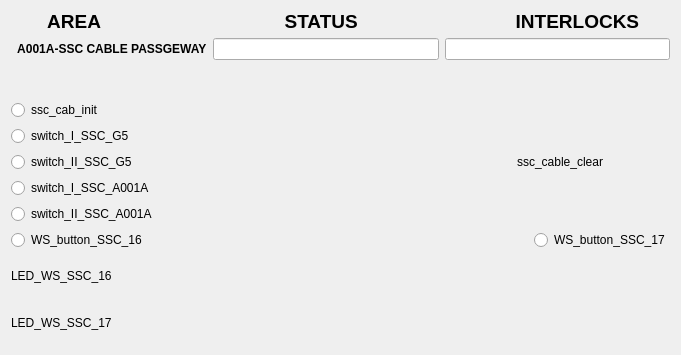
<?xml version="1.0" encoding="UTF-8"?>
<ui version="4.0">
 <class>Form</class>
 <widget class="QWidget" name="Form">
  <property name="geometry">
   <rect>
    <x>0</x>
    <y>0</y>
    <width>681</width>
    <height>355</height>
   </rect>
  </property>
  <property name="windowTitle">
   <string>Form</string>
  </property>
  <layout class="QVBoxLayout" name="verticalLayout_3">
   <item>
    <widget class="QLabel" name="label_4">
     <property name="maximumSize">
      <size>
       <width>16777215</width>
       <height>21</height>
      </size>
     </property>
     <property name="font">
      <font>
       <pointsize>14</pointsize>
       <weight>75</weight>
       <bold>true</bold>
      </font>
     </property>
     <property name="text">
      <string>       AREA                                   STATUS                              INTERLOCKS </string>
     </property>
    </widget>
   </item>
   <item>
    <layout class="QVBoxLayout" name="verticalLayout">
     <item>
      <layout class="QFormLayout" name="formLayout_2">
       <property name="fieldGrowthPolicy">
        <enum>QFormLayout::AllNonFixedFieldsGrow</enum>
       </property>
       <item row="0" column="0">
        <widget class="QLabel" name="label_2">
         <property name="font">
          <font>
           <weight>75</weight>
           <bold>true</bold>
          </font>
         </property>
         <property name="text">
          <string>  A001A-SSC CABLE PASSGEWAY</string>
         </property>
        </widget>
       </item>
       <item row="0" column="1">
        <layout class="QHBoxLayout" name="horizontalLayout">
         <item>
          <widget class="QELineEdit" name="qelineedit_2">
           <property name="alignment">
            <set>Qt::AlignCenter</set>
           </property>
           <property name="variable" stdset="0">
            <string>VCS:SSCCAB-CLR-STATS</string>
           </property>
           <property name="format" stdset="0">
            <enum>QELineEdit::Default</enum>
           </property>
          </widget>
         </item>
         <item>
          <widget class="QELineEdit" name="qelineedit">
           <property name="alignment">
            <set>Qt::AlignCenter</set>
           </property>
           <property name="variable" stdset="0">
            <string>VCS:SSCCAB-INTLCK-STATS</string>
           </property>
          </widget>
         </item>
        </layout>
       </item>
      </layout>
     </item>
    </layout>
   </item>
   <item>
    <layout class="QHBoxLayout" name="horizontalLayout_9">
     <item>
      <layout class="QVBoxLayout" name="verticalLayout_2">
       <item>
        <widget class="QERadioButton" name="qeradiobutton_6">
         <property name="text">
          <string>ssc_cab_init</string>
         </property>
         <property name="autoExclusive">
          <bool>false</bool>
         </property>
         <property name="variable" stdset="0">
          <string>VCS:SSCCAB-INIT</string>
         </property>
         <property name="format" stdset="0">
          <enum>QERadioButton::LocalEnumeration</enum>
         </property>
         <property name="pressText">
          <string>0</string>
         </property>
         <property name="releaseText">
          <string>1</string>
         </property>
        </widget>
       </item>
       <item>
        <widget class="QERadioButton" name="qeradiobutton_5">
         <property name="text">
          <string>switch_I_SSC_G5</string>
         </property>
         <property name="autoExclusive">
          <bool>false</bool>
         </property>
         <property name="variable" stdset="0">
          <string>VCS:SW-I-SSC-G5</string>
         </property>
         <property name="format" stdset="0">
          <enum>QERadioButton::LocalEnumeration</enum>
         </property>
         <property name="pressText">
          <string>0</string>
         </property>
         <property name="releaseText">
          <string>1</string>
         </property>
        </widget>
       </item>
       <item>
        <widget class="QERadioButton" name="qeradiobutton">
         <property name="text">
          <string>switch_II_SSC_G5</string>
         </property>
         <property name="autoExclusive">
          <bool>false</bool>
         </property>
         <property name="variable" stdset="0">
          <string>VCS:SW-II-SSC-G5</string>
         </property>
         <property name="format" stdset="0">
          <enum>QERadioButton::LocalEnumeration</enum>
         </property>
         <property name="pressText">
          <string>0</string>
         </property>
         <property name="releaseText">
          <string>1</string>
         </property>
        </widget>
       </item>
       <item>
        <widget class="QERadioButton" name="qeradiobutton_4">
         <property name="text">
          <string>switch_I_SSC_A001A</string>
         </property>
         <property name="variable" stdset="0">
          <string>VCS:SW-I-SSC-A001A</string>
         </property>
         <property name="format" stdset="0">
          <enum>QERadioButton::LocalEnumeration</enum>
         </property>
         <property name="pressText">
          <string>0</string>
         </property>
         <property name="releaseText">
          <string>1</string>
         </property>
        </widget>
       </item>
       <item>
        <widget class="QERadioButton" name="qeradiobutton_2">
         <property name="text">
          <string>switch_II_SSC_A001A</string>
         </property>
         <property name="autoExclusive">
          <bool>false</bool>
         </property>
         <property name="variable" stdset="0">
          <string>VCS:SW-II-SSC-A001A</string>
         </property>
         <property name="format" stdset="0">
          <enum>QERadioButton::Integer</enum>
         </property>
         <property name="pressText">
          <string>0</string>
         </property>
         <property name="releaseText">
          <string>1</string>
         </property>
        </widget>
       </item>
      </layout>
     </item>
     <item>
      <spacer name="horizontalSpacer">
       <property name="orientation">
        <enum>Qt::Horizontal</enum>
       </property>
       <property name="sizeHint" stdset="0">
        <size>
         <width>40</width>
         <height>20</height>
        </size>
       </property>
      </spacer>
     </item>
     <item>
      <layout class="QHBoxLayout" name="horizontalLayout_8">
       <item>
        <widget class="QLabel" name="label_9">
         <property name="maximumSize">
          <size>
           <width>16777215</width>
           <height>20</height>
          </size>
         </property>
         <property name="text">
          <string>ssc_cable_clear</string>
         </property>
        </widget>
       </item>
       <item>
        <widget class="QEBitStatus" name="qebitstatus_3">
         <property name="minimumSize">
          <size>
           <width>61</width>
           <height>41</height>
          </size>
         </property>
         <property name="maximumSize">
          <size>
           <width>61</width>
           <height>41</height>
          </size>
         </property>
         <property name="numberOfBits">
          <number>1</number>
         </property>
         <property name="shape">
          <enum>QBitStatus::Circle</enum>
         </property>
         <property name="offColour">
          <color>
           <red>0</red>
           <green>77</green>
           <blue>0</blue>
          </color>
         </property>
         <property name="variable" stdset="0">
          <string>VCS:SSCCAB-CLR</string>
         </property>
        </widget>
       </item>
      </layout>
     </item>
    </layout>
   </item>
   <item>
    <layout class="QHBoxLayout" name="horizontalLayout_10">
     <item>
      <widget class="QERadioButton" name="qeradiobutton_8">
       <property name="text">
        <string>WS_button_SSC_16</string>
       </property>
       <property name="autoExclusive">
        <bool>false</bool>
       </property>
       <property name="variable" stdset="0">
        <string>VCS:WS-BUT-SSC-16</string>
       </property>
       <property name="format" stdset="0">
        <enum>QERadioButton::LocalEnumeration</enum>
       </property>
       <property name="pressText">
        <string>0</string>
       </property>
       <property name="releaseText">
        <string>1</string>
       </property>
      </widget>
     </item>
     <item>
      <spacer name="horizontalSpacer_2">
       <property name="orientation">
        <enum>Qt::Horizontal</enum>
       </property>
       <property name="sizeHint" stdset="0">
        <size>
         <width>40</width>
         <height>20</height>
        </size>
       </property>
      </spacer>
     </item>
     <item>
      <widget class="QERadioButton" name="qeradiobutton_7">
       <property name="text">
        <string>WS_button_SSC_17</string>
       </property>
       <property name="autoExclusive">
        <bool>false</bool>
       </property>
       <property name="variable" stdset="0">
        <string>VCS:WS-BUT-SSC-17</string>
       </property>
       <property name="format" stdset="0">
        <enum>QERadioButton::LocalEnumeration</enum>
       </property>
       <property name="pressText">
        <string>0</string>
       </property>
       <property name="releaseText">
        <string>1</string>
       </property>
      </widget>
     </item>
    </layout>
   </item>
   <item>
    <layout class="QHBoxLayout" name="horizontalLayout_7">
     <item>
      <widget class="QLabel" name="label_8">
       <property name="maximumSize">
        <size>
         <width>16777215</width>
         <height>20</height>
        </size>
       </property>
       <property name="text">
        <string>LED_WS_SSC_16</string>
       </property>
      </widget>
     </item>
     <item>
      <widget class="QEBitStatus" name="qebitstatus_5">
       <property name="minimumSize">
        <size>
         <width>61</width>
         <height>41</height>
        </size>
       </property>
       <property name="maximumSize">
        <size>
         <width>61</width>
         <height>41</height>
        </size>
       </property>
       <property name="numberOfBits">
        <number>1</number>
       </property>
       <property name="shape">
        <enum>QBitStatus::Circle</enum>
       </property>
       <property name="offColour">
        <color>
         <red>0</red>
         <green>76</green>
         <blue>0</blue>
        </color>
       </property>
       <property name="variable" stdset="0">
        <string>VCS:LED-WS-SSC-16</string>
       </property>
      </widget>
     </item>
    </layout>
   </item>
   <item>
    <layout class="QHBoxLayout" name="horizontalLayout_6">
     <item>
      <widget class="QLabel" name="label_7">
       <property name="maximumSize">
        <size>
         <width>16777215</width>
         <height>20</height>
        </size>
       </property>
       <property name="text">
        <string>LED_WS_SSC_17</string>
       </property>
      </widget>
     </item>
     <item>
      <widget class="QEBitStatus" name="qebitstatus_4">
       <property name="minimumSize">
        <size>
         <width>61</width>
         <height>41</height>
        </size>
       </property>
       <property name="maximumSize">
        <size>
         <width>61</width>
         <height>41</height>
        </size>
       </property>
       <property name="numberOfBits">
        <number>1</number>
       </property>
       <property name="shape">
        <enum>QBitStatus::Circle</enum>
       </property>
       <property name="offColour">
        <color>
         <red>0</red>
         <green>70</green>
         <blue>0</blue>
        </color>
       </property>
       <property name="variable" stdset="0">
        <string>VCS:LED-WS-SSC-17</string>
       </property>
       <property name="variableSubstitutions" stdset="0">
        <string/>
       </property>
      </widget>
     </item>
    </layout>
   </item>
  </layout>
  <zorder>label_4</zorder>
  <zorder></zorder>
 </widget>
 <customwidgets>
  <customwidget>
   <class>QEBitStatus</class>
   <extends>QBitStatus</extends>
   <header>QEBitStatus.h</header>
  </customwidget>
  <customwidget>
   <class>QELineEdit</class>
   <extends>QLineEdit</extends>
   <header>QELineEdit.h</header>
  </customwidget>
  <customwidget>
   <class>QERadioButton</class>
   <extends>QRadioButton</extends>
   <header>QERadioButton.h</header>
  </customwidget>
  <customwidget>
   <class>QBitStatus</class>
   <extends>QWidget</extends>
   <header>QBitStatus.h</header>
  </customwidget>
 </customwidgets>
 <resources/>
 <connections/>
</ui>
